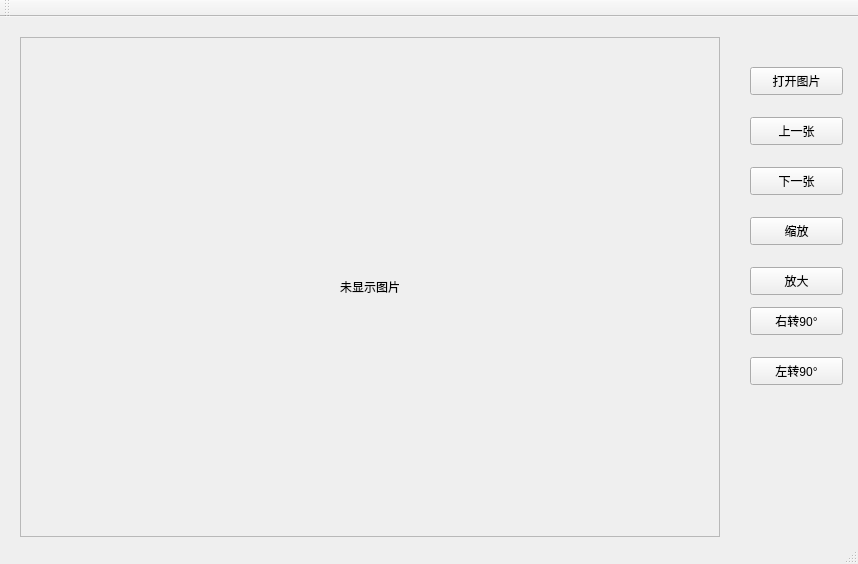
<?xml version="1.0" encoding="UTF-8"?>
<ui version="4.0">
 <class>picture</class>
 <widget class="QMainWindow" name="picture">
  <property name="geometry">
   <rect>
    <x>0</x>
    <y>0</y>
    <width>858</width>
    <height>564</height>
   </rect>
  </property>
  <property name="windowTitle">
   <string>picture</string>
  </property>
  <widget class="QWidget" name="centralWidget">
   <widget class="QPushButton" name="openbtn">
    <property name="geometry">
     <rect>
      <x>750</x>
      <y>50</y>
      <width>93</width>
      <height>28</height>
     </rect>
    </property>
    <property name="text">
     <string>打开图片</string>
    </property>
   </widget>
   <widget class="QPushButton" name="last">
    <property name="geometry">
     <rect>
      <x>750</x>
      <y>100</y>
      <width>93</width>
      <height>28</height>
     </rect>
    </property>
    <property name="text">
     <string>上一张</string>
    </property>
   </widget>
   <widget class="QPushButton" name="next">
    <property name="geometry">
     <rect>
      <x>750</x>
      <y>150</y>
      <width>93</width>
      <height>28</height>
     </rect>
    </property>
    <property name="text">
     <string>下一张</string>
    </property>
   </widget>
   <widget class="QPushButton" name="getsmall">
    <property name="geometry">
     <rect>
      <x>750</x>
      <y>200</y>
      <width>93</width>
      <height>28</height>
     </rect>
    </property>
    <property name="text">
     <string>缩放</string>
    </property>
   </widget>
   <widget class="QPushButton" name="pushButton">
    <property name="geometry">
     <rect>
      <x>750</x>
      <y>290</y>
      <width>93</width>
      <height>28</height>
     </rect>
    </property>
    <property name="text">
     <string>右转90°</string>
    </property>
   </widget>
   <widget class="QScrollArea" name="scrollArea">
    <property name="geometry">
     <rect>
      <x>20</x>
      <y>20</y>
      <width>700</width>
      <height>500</height>
     </rect>
    </property>
    <property name="widgetResizable">
     <bool>true</bool>
    </property>
    <widget class="QWidget" name="scrollAreaWidgetContents">
     <property name="geometry">
      <rect>
       <x>0</x>
       <y>0</y>
       <width>698</width>
       <height>498</height>
      </rect>
     </property>
     <layout class="QGridLayout" name="gridLayout">
      <item row="0" column="0">
       <widget class="QLabel" name="label">
        <property name="text">
         <string>未显示图片</string>
        </property>
        <property name="alignment">
         <set>Qt::AlignCenter</set>
        </property>
       </widget>
      </item>
     </layout>
    </widget>
   </widget>
   <widget class="QPushButton" name="pushButton_2">
    <property name="geometry">
     <rect>
      <x>750</x>
      <y>340</y>
      <width>93</width>
      <height>28</height>
     </rect>
    </property>
    <property name="text">
     <string>左转90°</string>
    </property>
   </widget>
   <widget class="QPushButton" name="pushButton_3">
    <property name="geometry">
     <rect>
      <x>750</x>
      <y>250</y>
      <width>93</width>
      <height>28</height>
     </rect>
    </property>
    <property name="text">
     <string>放大</string>
    </property>
   </widget>
  </widget>
  <widget class="QToolBar" name="mainToolBar">
   <attribute name="toolBarArea">
    <enum>TopToolBarArea</enum>
   </attribute>
   <attribute name="toolBarBreak">
    <bool>false</bool>
   </attribute>
  </widget>
  <widget class="QStatusBar" name="statusBar"/>
  <action name="action11">
   <property name="text">
    <string>11</string>
   </property>
  </action>
  <action name="action1">
   <property name="text">
    <string>1</string>
   </property>
  </action>
 </widget>
 <layoutdefault spacing="6" margin="11"/>
 <resources/>
 <connections/>
</ui>
